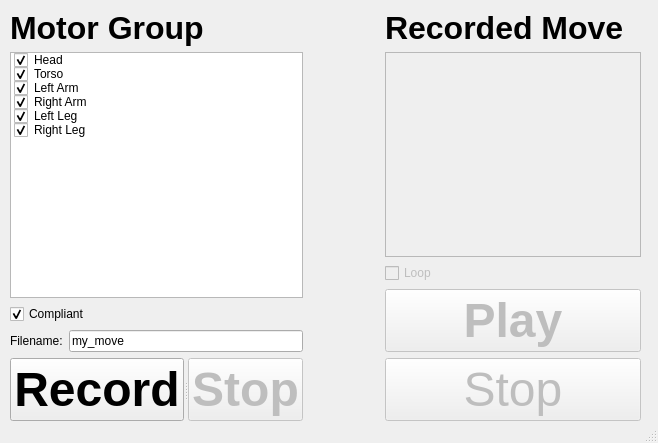
<?xml version="1.0" encoding="UTF-8"?>
<ui version="4.0">
 <class>MainWindow</class>
 <widget class="QMainWindow" name="MainWindow">
  <property name="geometry">
   <rect>
    <x>0</x>
    <y>0</y>
    <width>658</width>
    <height>443</height>
   </rect>
  </property>
  <property name="windowTitle">
   <string>Move Recorder</string>
  </property>
  <widget class="QWidget" name="centralwidget">
   <widget class="QWidget" name="layoutWidget">
    <property name="geometry">
     <rect>
      <x>10</x>
      <y>10</y>
      <width>631</width>
      <height>411</height>
     </rect>
    </property>
    <layout class="QHBoxLayout" name="horizontalLayout">
     <item>
      <layout class="QVBoxLayout" name="verticalLayout">
       <item>
        <widget class="QLabel" name="label">
         <property name="font">
          <font>
           <pointsize>24</pointsize>
           <weight>75</weight>
           <bold>true</bold>
          </font>
         </property>
         <property name="text">
          <string>Motor Group</string>
         </property>
        </widget>
       </item>
       <item>
        <widget class="QListWidget" name="motor_group_list">
         <item>
          <property name="text">
           <string>Head</string>
          </property>
          <property name="checkState">
           <enum>Checked</enum>
          </property>
         </item>
         <item>
          <property name="text">
           <string>Torso</string>
          </property>
          <property name="checkState">
           <enum>Checked</enum>
          </property>
         </item>
         <item>
          <property name="text">
           <string>Left Arm</string>
          </property>
          <property name="checkState">
           <enum>Checked</enum>
          </property>
         </item>
         <item>
          <property name="text">
           <string>Right Arm</string>
          </property>
          <property name="checkState">
           <enum>Checked</enum>
          </property>
         </item>
         <item>
          <property name="text">
           <string>Left Leg</string>
          </property>
          <property name="checkState">
           <enum>Checked</enum>
          </property>
         </item>
         <item>
          <property name="text">
           <string>Right Leg</string>
          </property>
          <property name="checkState">
           <enum>Checked</enum>
          </property>
         </item>
        </widget>
       </item>
       <item>
        <widget class="QCheckBox" name="compliant_box">
         <property name="text">
          <string>Compliant</string>
         </property>
         <property name="checked">
          <bool>true</bool>
         </property>
         <property name="tristate">
          <bool>false</bool>
         </property>
        </widget>
       </item>
       <item>
        <layout class="QHBoxLayout" name="horizontalLayout_2">
         <item>
          <widget class="QLabel" name="label_3">
           <property name="text">
            <string>Filename:</string>
           </property>
          </widget>
         </item>
         <item>
          <widget class="QLineEdit" name="filename_field">
           <property name="text">
            <string>my_move</string>
           </property>
          </widget>
         </item>
        </layout>
       </item>
       <item>
        <widget class="QSplitter" name="splitter">
         <property name="orientation">
          <enum>Qt::Horizontal</enum>
         </property>
         <widget class="QPushButton" name="record_button">
          <property name="font">
           <font>
            <pointsize>36</pointsize>
            <weight>75</weight>
            <bold>true</bold>
           </font>
          </property>
          <property name="text">
           <string>Record</string>
          </property>
         </widget>
         <widget class="QPushButton" name="stop_button">
          <property name="enabled">
           <bool>false</bool>
          </property>
          <property name="font">
           <font>
            <pointsize>36</pointsize>
            <weight>75</weight>
            <bold>true</bold>
           </font>
          </property>
          <property name="text">
           <string>Stop</string>
          </property>
         </widget>
        </widget>
       </item>
      </layout>
     </item>
     <item>
      <spacer name="horizontalSpacer">
       <property name="orientation">
        <enum>Qt::Horizontal</enum>
       </property>
       <property name="sizeHint" stdset="0">
        <size>
         <width>40</width>
         <height>20</height>
        </size>
       </property>
      </spacer>
     </item>
     <item>
      <layout class="QVBoxLayout" name="verticalLayout_2">
       <item>
        <widget class="QLabel" name="label_2">
         <property name="font">
          <font>
           <pointsize>24</pointsize>
           <weight>75</weight>
           <bold>true</bold>
          </font>
         </property>
         <property name="text">
          <string>Recorded Move</string>
         </property>
        </widget>
       </item>
       <item>
        <widget class="QListWidget" name="move_list">
         <property name="enabled">
          <bool>false</bool>
         </property>
         <property name="selectionMode">
          <enum>QAbstractItemView::ExtendedSelection</enum>
         </property>
        </widget>
       </item>
       <item>
        <widget class="QCheckBox" name="loop_box">
         <property name="enabled">
          <bool>false</bool>
         </property>
         <property name="layoutDirection">
          <enum>Qt::LeftToRight</enum>
         </property>
         <property name="text">
          <string>Loop</string>
         </property>
        </widget>
       </item>
       <item>
        <widget class="QPushButton" name="play_button">
         <property name="enabled">
          <bool>false</bool>
         </property>
         <property name="font">
          <font>
           <pointsize>36</pointsize>
           <weight>75</weight>
           <bold>true</bold>
          </font>
         </property>
         <property name="text">
          <string>Play</string>
         </property>
        </widget>
       </item>
       <item>
        <widget class="QPushButton" name="stop_button_2">
         <property name="enabled">
          <bool>false</bool>
         </property>
         <property name="font">
          <font>
           <pointsize>36</pointsize>
          </font>
         </property>
         <property name="text">
          <string>Stop</string>
         </property>
        </widget>
       </item>
      </layout>
     </item>
    </layout>
   </widget>
  </widget>
  <widget class="QStatusBar" name="statusbar"/>
 </widget>
 <resources/>
 <connections/>
</ui>
